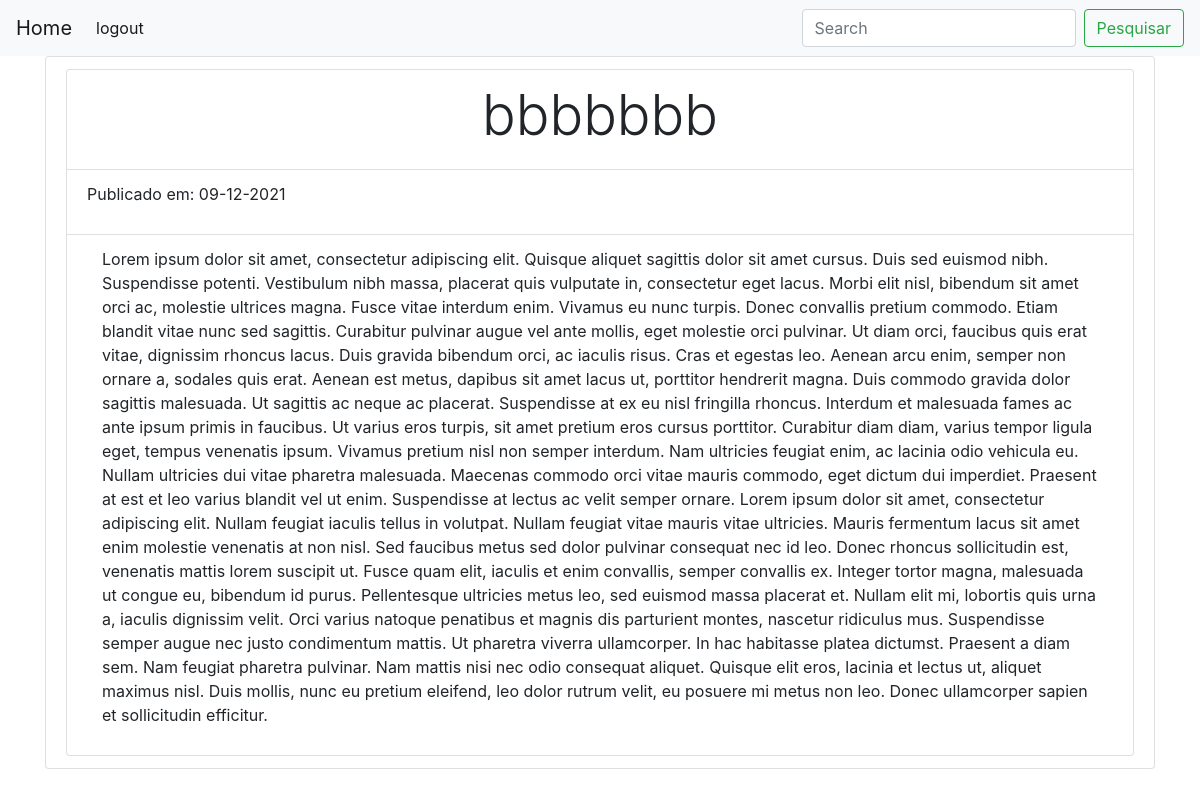
The app's page /dashboard/verPost/7/bbbbbbb with its own data.
### apps/index/models.py (models this page shows, shortened)
class Post(models.Model):
    usuario  = models.ForeignKey(User, on_delete=models.CASCADE, verbose_name='Usuario')
    titulo   = models.CharField('Titulo', blank=False, max_length=150, unique=True)
    anotacao = models.TextField('Anotacao')
    criacao  = models.DateTimeField(auto_now=True)
    edicao   = models.DateTimeField(auto_now_add=True)
    slug     = models.SlugField(default='', editable=False)
    class Meta:
        ordering=['-criacao', '-titulo']

### apps/index/views.py (the view)
# urls.py: path('verPost/<int:pk>/<str:slug>', verPost, name='verPost'),
def verPost(request, pk, slug):
    post = get_object_or_404(Post, id=pk, slug=slug)
    return render(request,'verPost.html', {'post':post})

### core/templates/verPost.html (shortened to what this page needs)
{% load static %}
<!DOCTYPE html>
<html lang="en">
<head>
    <link rel="stylesheet" href="https://maxcdn.bootstrapcdn.com/bootstrap/4.0.0/css/bootstrap.min.css">
    <link rel="stylesheet" href="{% static 'css/index.css'%}">
</head>
{% include 'navbar.html' %}
<body>
    <div class="container">
        <ul class="list-group">
            <li class="list-group-item">
                <ul class="list-group">
                    <li class="list-group-item">
                        <div class='d-flex d-flex justify-content-around'>
                            <h6 class="display-4">{{post.titulo}}</h2>
                        </div>
                    </li>
                    <li class="list-group-item">
                        <div class='d-flex justify-content-between'>
                            <p>Publicado em: {{post.criacao|date:"d-m-Y"}}</p>
                        </div>
                    </li>
                    <li class="list-group-item">
                        <div class='container'>
                            <p>{{post.anotacao}}</p>
                        </div>
                    </li>
                </ul>
            </li>
        </ul>
    </div>
</body>
</html>

### records on screen
Post: titulo "bbbbbbb", criacao "09-12-2021", anotacao "Lorem ipsum dolor sit amet, consectetur adipiscing elit. Quisque aliquet sagittis dolor sit amet cursus. Duis sed euismod nibh. Suspendisse potenti. Vestibulum nibh massa, placerat quis vulputate in, consectetur eget lacus. Morbi elit nisl, bibendum sit amet orci ac, molestie ultrices magna. Fusce vitae interdum enim. Vivamus eu nunc turpis. Donec convallis pretium commodo. Etiam blandit vitae nunc sed sagittis. Curabitur pulvinar augue vel ante mollis, eget molestie orci pulvinar. Ut diam orci, faucibus quis erat vitae, dignissim rhoncus lacus. Duis gravida bibendum orci, ac iaculis risus. Cras et egestas leo. Aenean arcu enim, semper non ornare a, sodales quis erat. Aenean est metus,…"
